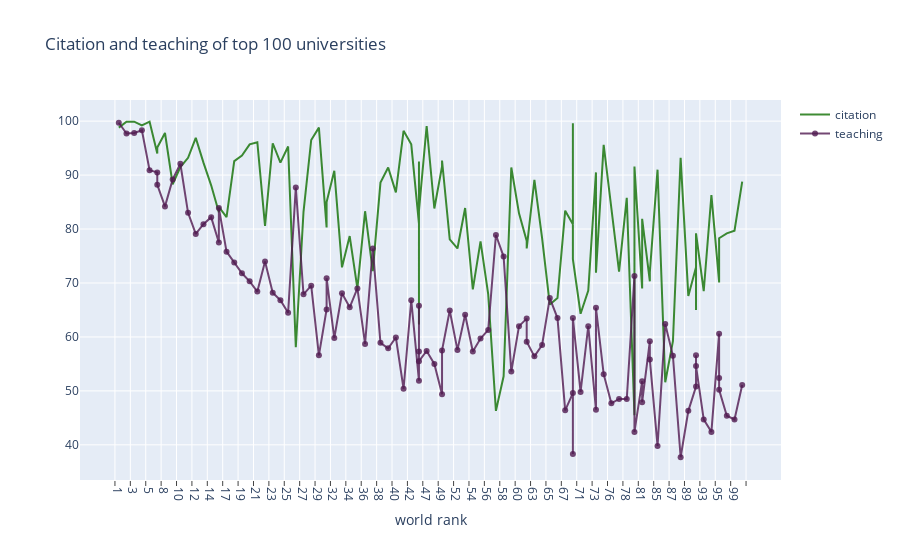

This figure's notebook cell:
### Code cell
df = timesData.iloc[:100,:]
import plotly.graph_objects as go
trace1 = go.Scatter(
    x = df['world_rank'],
    y = df["citations"],
    name = 'citation',
    mode = 'lines',
    marker = dict(color = 'rgba(16,112,2,0.8)'),
    text = df['university_name']
)
trace2 = go.Scatter(
    x = df['world_rank'],
    y = df["teaching"],
    name = 'teaching',
    mode = 'lines + markers',
    marker = dict(color = 'rgba(80,26,80,0.8)'),
    text = df['university_name']
)

data = [trace1,trace2]

layout = dict(title='Citation and teaching of top 100 universities',
              xaxis = dict(title='world rank', ticklen = 5, ticks='outside',
                           tickson='boundaries'))
fig = go.Figure(data=data,layout=layout)
iplot(fig)

### Figure 1 — Plotly figure (JSON) as saved in the notebook; plotly's stock layout.template omitted (floating-point values rounded to 4 significant figures)
{"data": [{"marker": {"color": "rgba(16,112,2,0.8)"}, "mode": "lines", "name": "citation", "text": ["Harvard University", "California Institute of Technology", "Massachusetts Institute of Technology", "Stanford University", "Princeton University", "University of Cambridge", "University of Oxford", "University of California, Berkeley", "Imperial College London", "Yale University", "University of California, Los Angeles", "University of Chicago", "Johns Hopkins University", "Cornell University", "ETH Zurich – Swiss Federal Institute of Technology Zurich", "University of Michigan", "University of Toronto", "Columbia University", "University of Pennsylvania", "Carnegie Mellon University", "University of Hong Kong", "University College London", "University of Washington", "Duke University", "Northwestern University", "University of Tokyo", "Georgia Institute of Technology", "Pohang University of Science and Technology", "University of California, Santa Barbara", "University of British Columbia", "University of North Carolina at Chapel Hill", "University of California, San Diego", "University of Illinois at Urbana-Champaign", "National University of Singapore", "McGill University", "University of Melbourne", "Peking University", "Washington University in St Louis", "École Polytechnique", "University of Edinburgh", "Hong Kong University of Science and Technology", "École Normale Supérieure", "Australian National University", "Karolinska Institute", "University of Göttingen", "University of Wisconsin", "Rice University", "École Polytechnique Fédérale de Lausanne", "University of California, Irvine", "University of Science and Technology of China", "Vanderbilt University", "University of Minnesota", "Tufts University", "University of California, Davis", "Brown University", "University of Massachusetts", "Kyoto University", "Tsinghua University", "Boston University", "New York University", "Emory University", "LMU Munich", "University of Notre Dame", "University of Pittsburgh", "Case Western Reserve University", "Ohio State University", "University of Colorado Boulder", "University of Bristol", "University of California, Santa Cruz", "Yeshiva University", "University of Sydney", "University of Virginia", "University of Adelaide", "University of Southern California", "William & Mary", "Trinity College Dublin", "King’s College London", "Stony Brook University", "Korea Advanced Institute of Science and Technology (KAIST)", "University of Sussex", "The University of Queensland", "University of York", "Heidelberg University", "University of Utah", "Durham University", "London School of Economics and Political Science", "University of Manchester", "Royal Holloway, University of London", "Lund University", "University of Southampton", "University of Zurich", "Wake Forest University", "McMaster University", "University College Dublin", "George Washington University", "University of Arizona", "University of Basel", "University of Maryland, College Park", "Dartmouth College", "École Normale Supérieure de Lyon"], "type": "scatter", "x": ["1", "2", "3", "4", "5", "6", "6", "8", "9", "10", "11", "12", "13", "14", "15", "15", "17", "18", "19", "20", "21", "22", "23", "24", "25", "26", "27", "28", "29", "30", "30", "32", "33", "34", "35", "36", "37", "38", "39", "40", "41", "42", "43", "43", "43", "43", "47", "48", "49", "49", "51", "52", "53", "54", "55", "56", "57", "58", "59", "60", "61", "61", "63", "64", "65", "66", "67", "68", "68", "68", "71", "72", "73", "73", "75", "76", "77", "78", "79", "79", "81", "81", "83", "83", "85", "86", "87", "88", "89", "90", "90", "90", "93", "94", "95", "95", "95", "98", "99", "100"], "y": [98.8, 99.9, 99.9, 99.2, 99.9, 94, 95.1, 97.8, 88.3, 91.5, 93.2, 96.9, 92.3, 88.1, 83.1, 84.1, 82.2, 92.6, 93.6, 95.7, 96.1, 80.6, 95.9, 92.3, 95.3, 58.1, 83.2, 96.5, 98.8, 80.3, 85, 90.8, 72.9, 78.7, 69, 83.3, 72.2, 88.6, 91.4, 86.8, 98.2, 95.7, 81, 62.3, 92.5, 83.4, 99.1, 83.8, 91.6, 92.7, 78.1, 76.4, 83.9, 68.8, 77.7, 67.9, 46.3, 52.7, 91.4, 82.9, 77.8, 76.4, 89.1, 78.3, 66, 67.2, 83.4, 80.9, 99.6, 74.4, 64.3, 68.6, 90.5, 71.9, 95.6, 84.4, 72.1, 85.8, 45.5, 91.6, 69, 81.9, 70.3, 72, 91, 51.6, 59.2, 93.2, 67.6, 72.9, 65, 79.2, 68.5, 86.3, 70.2, 70.1, 78.3, 79.2, 79.7, 88.8]}, {"marker": {"color": "rgba(80,26,80,0.8)"}, "mode": "lines+markers", "name": "teaching", "text": ["Harvard University", "California Institute of Technology", "Massachusetts Institute of Technology", "Stanford University", "Princeton University", "University of Cambridge", "University of Oxford", "University of California, Berkeley", "Imperial College London", "Yale University", "University of California, Los Angeles", "University of Chicago", "Johns Hopkins University", "Cornell University", "ETH Zurich – Swiss Federal Institute of Technology Zurich", "University of Michigan", "University of Toronto", "Columbia University", "University of Pennsylvania", "Carnegie Mellon University", "University of Hong Kong", "University College London", "University of Washington", "Duke University", "Northwestern University", "University of Tokyo", "Georgia Institute of Technology", "Pohang University of Science and Technology", "University of California, Santa Barbara", "University of British Columbia", "University of North Carolina at Chapel Hill", "University of California, San Diego", "University of Illinois at Urbana-Champaign", "National University of Singapore", "McGill University", "University of Melbourne", "Peking University", "Washington University in St Louis", "École Polytechnique", "University of Edinburgh", "Hong Kong University of Science and Technology", "École Normale Supérieure", "Australian National University", "Karolinska Institute", "University of Göttingen", "University of Wisconsin", "Rice University", "École Polytechnique Fédérale de Lausanne", "University of California, Irvine", "University of Science and Technology of China", "Vanderbilt University", "University of Minnesota", "Tufts University", "University of California, Davis", "Brown University", "University of Massachusetts", "Kyoto University", "Tsinghua University", "Boston University", "New York University", "Emory University", "LMU Munich", "University of Notre Dame", "University of Pittsburgh", "Case Western Reserve University", "Ohio State University", "University of Colorado Boulder", "University of Bristol", "University of California, Santa Cruz", "Yeshiva University", "University of Sydney", "University of Virginia", "University of Adelaide", "University of Southern California", "William & Mary", "Trinity College Dublin", "King’s College London", "Stony Brook University", "Korea Advanced Institute of Science and Technology (KAIST)", "University of Sussex", "The University of Queensland", "University of York", "Heidelberg University", "University of Utah", "Durham University", "London School of Economics and Political Science", "University of Manchester", "Royal Holloway, University of London", "Lund University", "University of Southampton", "University of Zurich", "Wake Forest University", "McMaster University", "University College Dublin", "George Washington University", "University of Arizona", "University of Basel", "University of Maryland, College Park", "Dartmouth College", "École Normale Supérieure de Lyon"], "type": "scatter", "x": ["1", "2", "3", "4", "5", "6", "6", "8", "9", "10", "11", "12", "13", "14", "15", "15", "17", "18", "19", "20", "21", "22", "23", "24", "25", "26", "27", "28", "29", "30", "30", "32", "33", "34", "35", "36", "37", "38", "39", "40", "41", "42", "43", "43", "43", "43", "47", "48", "49", "49", "51", "52", "53", "54", "55", "56", "57", "58", "59", "60", "61", "61", "63", "64", "65", "66", "67", "68", "68", "68", "71", "72", "73", "73", "75", "76", "77", "78", "79", "79", "81", "81", "83", "83", "85", "86", "87", "88", "89", "90", "90", "90", "93", "94", "95", "95", "95", "98", "99", "100"], "y": [99.7, 97.7, 97.8, 98.3, 90.9, 90.5, 88.2, 84.2, 89.2, 92.1, 83, 79.1, 80.9, 82.2, 77.5, 83.9, 75.8, 73.8, 71.8, 70.3, 68.4, 74, 68.2, 66.8, 64.5, 87.7, 67.9, 69.5, 56.6, 65.1, 70.9, 59.8, 68.1, 65.5, 69, 58.7, 76.4, 58.9, 57.9, 59.9, 50.4, 66.8, 51.9, 65.8, 57.3, 55.5, 57.4, 55, 49.4, 57.5, 64.9, 57.6, 64.1, 57.3, 59.7, 61.3, 78.9, 74.9, 53.6, 62, 63.4, 59.1, 56.4, 58.5, 67.2, 63.5, 46.4, 49.6, 38.3, 63.5, 49.8, 62, 46.5, 65.4, 53.1, 47.7, 48.5, 48.5, 71.3, 42.4, 51.8, 47.9, 59.2, 55.8, 39.8, 62.4, 56.5, 37.7, 46.3, 50.8, 56.6, 54.6, 44.7, 42.4, 60.6, 52.4, 50.2, 45.4, 44.7, 51.1]}], "layout": {"title": {"text": "Citation and teaching of top 100 universities"}, "xaxis": {"ticklen": 5, "ticks": "outside", "tickson": "boundaries", "title": {"text": "world rank"}}}}
